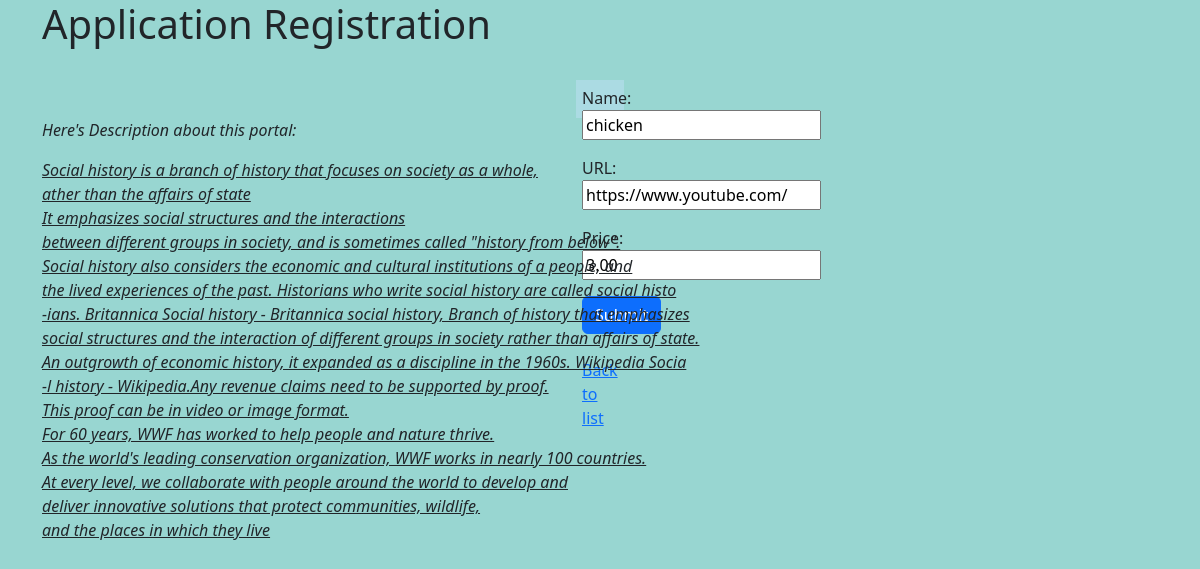
Screenshot of /edit/5 with the database file from the repository.
### app/models.py (models this page shows, shortened)
class App(models.Model):
    Name=models.CharField(max_length=15, unique=True)
    URL=models.URLField(max_length=200)
    price=models.DecimalField(max_digits=5, decimal_places=2)

### app/views.py (the view, shortened to what this page needs)
# urls.py: path("", views.app_form, name="App_insert"),
def app_form(request,id=0):
    if request.method=="GET":
        if id==0:
            form=App_Form()
        else:
            try:
                instance = get_object_or_404(App,pk=id)
                form=App_Form(instance=instance)
            except App.DoesNotExist:
                return JsonResponse({'status':'error','Message':"Details Not Found"}, status=404)
        return render(request, "form.html", {'form':form})

### app/forms.py (shortened to what this page needs)
class App_Form(forms.ModelForm):
    class Meta:
        model=App
        fields = "__all__"
        widgets = {
        'Name':forms.TextInput(attrs={'placeholder':"Enter App Name"}),
        'URL':forms.TextInput(attrs={'placeholder':'Enter URL'}),
        'price':forms.NumberInput(attrs={'placeholder':'Enter Price'})
        }

### templates/form.html (shortened to what this page needs)
{% extends "base.html" %}
{% block content %}
<form id="post-form" method="post" enctype="multipart/form-data" autocomplete="off" required>
  <br><div type = "color" class="m-auto form-control-color"
        id="GFG_Color" style="background-color:#abdbe3">
        {{form.as_p}}
       <button  name="button" class="btn btn-primary">Submit</button> <br>  <br>
       <a href="{% url "App_list" %}" >Back to list</a>
  </div>
<p> <i>Here's Description about this portal:</i></p>
<blockquote cite="http://">
  <em>Social history is a branch of history that focuses on society as a whole, <br>ather than the affairs of state <br> It emphasizes social structures and the interactions <br>between different groups in society, and is sometimes called "history from below". <br>Social history also considers the economic and cultural institutions of a people, and <br>the lived experiences of the past. Historians who write social history are called social histo <br>-ians.
Britannica
Social history - Britannica
social history, Branch of history that emphasizes <br>social structures and the interaction of different groups in society rather than affairs of state. <br> An outgrowth of economic history, it expanded as a discipline in the 1960s.
Wikipedia
Socia <br>-l history - Wikipedia.Any revenue claims need to be supported by proof.
    <br>This proof can be in video or image format.<br>
  For 60 years, WWF has worked to help people and nature thrive. <br>
  As the world's leading conservation organization, WWF works in nearly 100 countries.
  <br> At every level, we collaborate with people around the world to develop
  and <br>deliver innovative solutions that protect communities, wildlife,
  <br>and the places in which they live</em>
</blockquote><br><br><br><br><br><br>
</form>
{% endblock content %}

### templates/base.html (style rules this page uses)
.custom-background { background-color: #98d6d1; background-size: cover; height: 100vh; }
blockquote { text-decoration:underline; }

### rows the page displays
App: Name "chicken", URL "https://www.youtube.com/", price "3.00"
